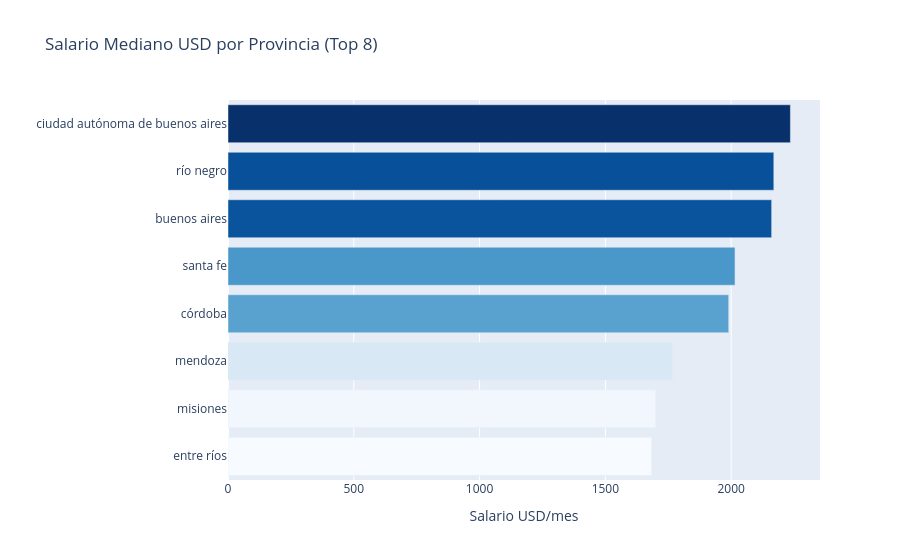

The notebook cell saved with this chart:
### Code cell
top_provincias = df['provincia'].value_counts().head(8).index

df_prov = df[df['provincia'].isin(top_provincias)].copy()

mediana_prov = df_prov.groupby('provincia')['salario_usd_mensual'].median().reset_index()
mediana_prov = mediana_prov.sort_values('salario_usd_mensual', ascending=True)

fig = px.bar(
    mediana_prov,
    x='salario_usd_mensual',
    y='provincia',
    orientation='h',
    title='Salario Mediano USD por Provincia (Top 8)',
    labels={'salario_usd_mensual': 'Salario USD/mes', 'provincia': ''},
    color='salario_usd_mensual',
    color_continuous_scale='Blues'
)
fig.update_layout(coloraxis_showscale=False)
fig.show()

### Figure 1 — Plotly figure (JSON) as saved in the notebook; plotly's stock layout.template omitted (floating-point values rounded to 4 significant figures)
{"data": [{"hovertemplate": "Salario USD/mes=%{marker.color}<br>=%{y}<extra></extra>", "legendgroup": "", "marker": {"color": [1684.0, 1700.0, 1767.0, 1990.0, 2015.0, 2161.0, 2170.0, 2235.0], "coloraxis": "coloraxis", "pattern": {"shape": ""}}, "name": "", "orientation": "h", "showlegend": false, "textposition": "auto", "type": "bar", "x": [1684.0, 1700.0, 1767.0, 1990.0, 2015.0, 2161.0, 2170.0, 2235.0], "xaxis": "x", "y": ["entre ríos", "misiones", "mendoza", "córdoba", "santa fe", "buenos aires", "río negro", "ciudad autónoma de buenos aires"], "yaxis": "y"}], "layout": {"barmode": "relative", "coloraxis": {"colorbar": {"title": {"text": "Salario USD/mes"}}, "colorscale": [[0, "rgb(247,251,255)"], [0.125, "rgb(222,235,247)"], [0.25, "rgb(198,219,239)"], [0.375, "rgb(158,202,225)"], [0.5, "rgb(107,174,214)"], [0.625, "rgb(66,146,198)"], [0.75, "rgb(33,113,181)"], [0.875, "rgb(8,81,156)"], [1, "rgb(8,48,107)"]], "showscale": false}, "legend": {"tracegroupgap": 0}, "title": {"text": "Salario Mediano USD por Provincia (Top 8)"}, "xaxis": {"anchor": "y", "domain": [0, 1], "title": {"text": "Salario USD/mes"}}, "yaxis": {"anchor": "x", "domain": [0, 1], "title": {"text": ""}}}}
